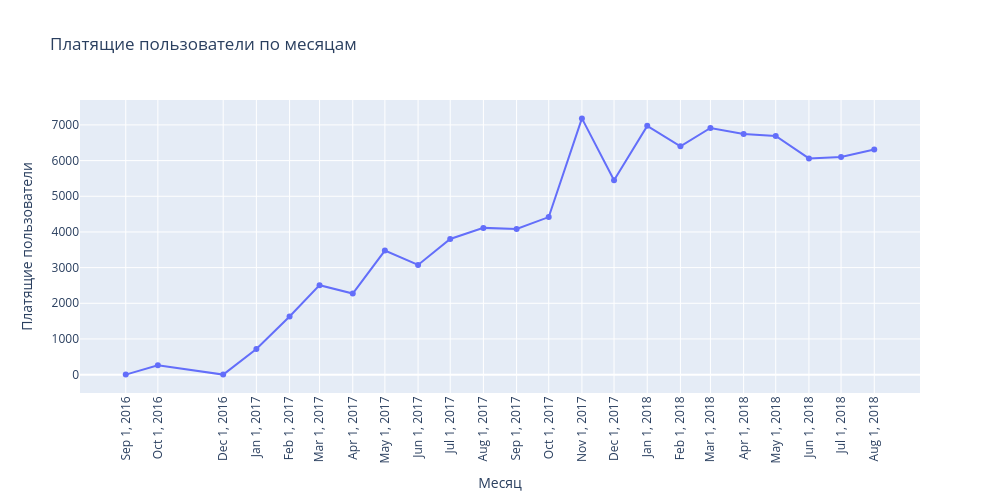

Notebook code for this chart:
### Code cell
paying_users = orders_delivered_merged.groupby(orders_delivered_merged['order_month']).customer_unique_id.nunique().reset_index()
paying_users['order_month'] = paying_users['order_month'].astype(str)
paying_users.columns = ['order_month', 'paying_users']

fig = px.line(
    paying_users,
    x='order_month',
    y='paying_users',
    markers=True,
    title='Платящие пользователи по месяцам',
    labels={'order_month': 'Месяц', 'paying_users': 'Платящие пользователи'}
)

# Задаем единый размер и оформление
fig.update_layout(
    xaxis_tickangle=-90,
    hovermode='x unified',
    width=1000,     # Фиксированная ширина
    height=500,     # Фиксированная высота
    autosize=False  # Отключаем автоподстройку
)

fig.update_xaxes(
    tickmode='array',
    tickvals=paying_users['order_month']
)

# 1. Выводим интерактивный график
fig.show()

# 2. Выводим статичный график для GitHub
fig.show("png")

### Figure 1 — Plotly figure (JSON) as saved in the notebook; plotly's stock layout.template omitted (floating-point values rounded to 4 significant figures)
{"data": [{"hovertemplate": "Месяц=%{x}<br>Платящие пользователи=%{y}<extra></extra>", "legendgroup": "", "line": {"color": "#636efa", "dash": "solid"}, "marker": {"symbol": "circle"}, "mode": "lines+markers", "name": "", "orientation": "v", "showlegend": false, "type": "scatter", "x": ["2016-09", "2016-10", "2016-12", "2017-01", "2017-02", "2017-03", "2017-04", "2017-05", "2017-06", "2017-07", "2017-08", "2017-09", "2017-10", "2017-11", "2017-12", "2018-01", "2018-02", "2018-03", "2018-04", "2018-05", "2018-06", "2018-07", "2018-08"], "xaxis": "x", "y": [1, 262, 1, 718, 1630, 2508, 2274, 3479, 3076, 3802, 4114, 4083, 4417, 7183, 5450, 6974, 6400, 6914, 6744, 6693, 6061, 6100, 6310], "yaxis": "y"}], "layout": {"autosize": false, "height": 500, "hovermode": "x unified", "legend": {"tracegroupgap": 0}, "title": {"text": "Платящие пользователи по месяцам"}, "width": 1000, "xaxis": {"anchor": "y", "domain": [0, 1], "tickangle": -90, "tickmode": "array", "tickvals": ["2016-09", "2016-10", "2016-12", "2017-01", "2017-02", "2017-03", "2017-04", "2017-05", "2017-06", "2017-07", "2017-08", "2017-09", "2017-10", "2017-11", "2017-12", "2018-01", "2018-02", "2018-03", "2018-04", "2018-05", "2018-06", "2018-07", "2018-08"], "title": {"text": "Месяц"}}, "yaxis": {"anchor": "x", "domain": [0, 1], "title": {"text": "Платящие пользователи"}}}}
